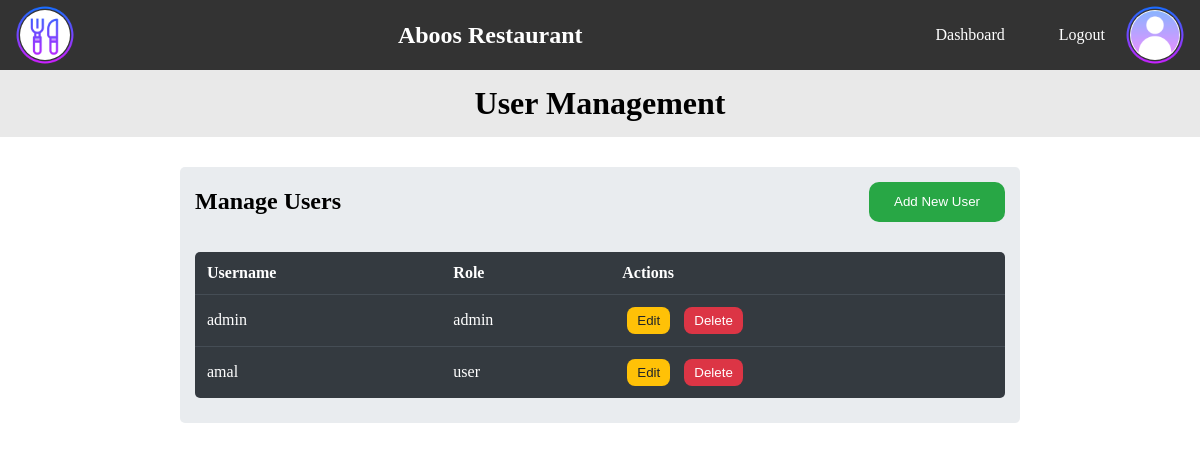
The app's page /dashboard/user-management (signed in) with its own data.
### v1/models.py (models this page shows, shortened)
class Users(db.Model, UserMixin):
    __tablename__ = 'users'
    uid = db.Column(db.Integer, primary_key=True)
    username = db.Column(db.String(20), unique=True, nullable=False)
    password = db.Column(db.String(150), nullable=False)
    role = db.Column(db.String(6), nullable=False)

### v1/routes.py (the view)
    @app.route('/dashboard/user-management')
    @login_required
    def user_management():
        if current_user.role == 'admin':
            user_data = Users.query.all()
            return render_template('/dashboard/user_managment.html', username=current_user.username, users=user_data)
        else:
            return "Access Denied"

### v1/app.py (called while the page is built)
def create_app():
    app = Flask(__name__, template_folder='templates', static_folder='static', static_url_path='/')
    app.config['SQLALCHEMY_DATABASE_URI'] = 'sqlite:///./app.db'
    app.secret_key = 'resturant-app-secret-key'
    db.init_app(app)
    login_manager = LoginManager()
    login_manager.init_app(app)
    from models import Users
    @login_manager.user_loader
    def load_user(uid):
        return Users.query.get(uid)
    bcrypt = Bcrypt(app)
    from routes import register_routes
    register_routes(app, db, bcrypt)
    migrate = Migrate(app, db)
    return app

### v1/templates/dashboard/user_managment.html (shortened to what this page needs)
<!DOCTYPE html>
<html lang="en">
<head>
    <link rel="stylesheet" href="/css/dashboard/mng.css">
    <link rel="stylesheet" href="/css/dashboard/navbar.css">
</head>
<body>
    <header>
        <nav class="navbar">
            <div class="nav-div">
                <div class="nav-logo">
                    <img src="/images/restaurant-icon.png">
                </div>
                <div class="nav-head">
                    <h2>Aboos Restaurant</h2>
                </div>
                <div class="nav-links">
                    <ul>
                        <li><a href="/dashboard">Dashboard</a></li>
                        <li><a href="{{ url_for('logout') }}">Logout</a></li>
                    </ul>
                    <div class="nav-logo">
                        <img src="/images/profile-icon.png">
                    </div>
                </div>
            </div>
        </nav>
    </header>
        <div class="main">
            <div class="head-div">
                <h1> User Management </h1>
            </div>
            <div class="container">
                <div class="row-head">
                    <h2>Manage <b>Users</b></h2>
                    <button id="insert-popup" type="button">Add New User</button>
                </div>
                <div class="row-body">
                    <table>
                        <thead>
                            <tr>
                                <th>Username</th>
                                <th>Role</th>
                                <th>Actions</th>
                            </tr>
                        </thead>
                        <tbody>
                            {% for user in users %}
                            <tr>
                                <td>{{ user.username }}</td>
                                <td>{{ user.role }}</td>
                                <td>
                                    <button type="button" data-uid="{{ user.uid }}" data-username="{{ user.username }}"
                                        class="btn btn-edit update-popup">Edit</button>
                                    <button type="button" class="btn btn-delete"><a
                                            href="/user/delete/{{ user.uid }}">Delete</a></button>
                                </td>
                            </tr>
                            {% endfor %}
                        </tbody>
                    </table>
                </div>
            </div>
        </div>
</body>
</html>

### v1/static/css/dashboard/mng.css (style rules this page uses)
* { padding: 0; margin: 0; box-sizing: border-box; }
.main { display: flex; flex-direction: column; align-items: center; }
.head-div { background-color: rgb(233, 233, 233, 0.959); padding: 15px; text-align: center; width: 100%; }
.container { background-color: #e9ecef; width: 70%; display: flex; flex-direction: column; flex-wrap: wrap; margin-top: 30px; border-radius: 5px; justify-content: center; align-items: center; padding-bottom: 10px; }
.row-head { display: flex; justify-content: space-between; align-items: center; padding: 10px; width: 100%; margin: 5px 0; }
.row-head h2, .row-head button { margin: 0 5px; }
.row-head button { color: #fff; background-color: #28a745; font-weight: 400; text-align: center; vertical-align: middle; cursor: pointer; padding: 10px 25px; line-height: 1.5; border-radius: 10px; border: 0; }
.row-body { width: 100%; padding: 15px; }
.row-body table { width: 100%; color: #fff; background-color: #343a40; text-align: left; border-radius: 5px; border-collapse: collapse; overflow: hidden; }
.row-body table th, .row-body table td { padding: 12px; }
.row-body table td { border-top: 1px solid #454d55; }
.row-body .btn { outline: 0; border: 0; padding: 6px 10px; border-radius: 8px; margin: 0 5px; cursor: pointer; }
.row-body .btn a { text-decoration: none; }
.row-body .btn-edit { color: #212529; font-weight: 400; background-color: #ffc107; }
.row-body .btn-delete { background-color: #dc3545; }
.row-body .btn-delete a { text-decoration: none; color: white; }

### v1/static/css/dashboard/navbar.css (style rules this page uses)
.navbar { background-color: #333; color: #fff; padding: 10px 20px; position: relative; }
.nav-div { display: flex; align-items: center; justify-content: space-between; }
.nav-logo { background-color: white; border-radius: 50%; width: 50px; height: 50px; display: flex; align-items: center; justify-content: center; }
.nav-logo img { width: 70px; }
.nav-links { display: flex; align-items: center; }
.nav-links li { display: inline-block; list-style: none; margin: 0 25px; }
.nav-links a { color: #fff; text-decoration: none; border-bottom: 3px solid transparent; transition: border-color 0.3s ease; padding-bottom: 10px; }

### records on screen
Users: username "admin", role "admin"
Users: username "amal", role "user"
